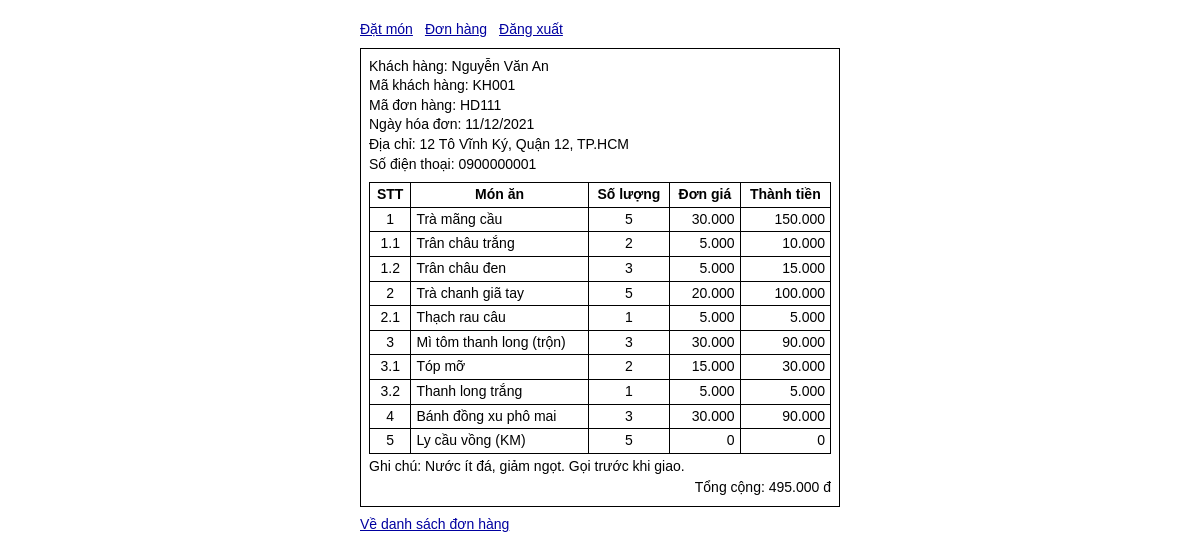
The page /hoadon.php?mahd=HD111 (signed in) on the database its author committed.
### tables this page shows
CREATE TABLE HOADON (
    MAHD VARCHAR(20) PRIMARY KEY,
    MAKH CHAR(5) NOT NULL,
    THT DECIMAL(15, 0) NOT NULL,
    NGAYHD DATE NOT NULL,
    GHICHU VARCHAR(500) NOT NULL DEFAULT '',
    FOREIGN KEY (MAKH) REFERENCES KHACHHANG (MAKH)
);

CREATE TABLE KHACHHANG (
    MAKH CHAR(5) PRIMARY KEY,
    HO VARCHAR(60) NOT NULL,
    TEN VARCHAR(30) NOT NULL,
    NGAYSINH DATE,
    DIACHI VARCHAR(255) NOT NULL,
    SDT VARCHAR(20) NOT NULL
);

CREATE TABLE MONAN (
    MAMA CHAR(4) PRIMARY KEY,
    TENMA VARCHAR(100) NOT NULL,
    DONGIA DECIMAL(10, 0) NOT NULL CHECK (DONGIA >= 0),
    LOAIMA ENUM('Món ăn', 'Topping món ăn', 'Nước uống', 'Topping nước uống', 'Khuyến mãi') NOT NULL
);

CREATE TABLE CTHD (
    MACT INT UNSIGNED AUTO_INCREMENT PRIMARY KEY,
    MAHD VARCHAR(20) NOT NULL,
    MAMA CHAR(4) NOT NULL,
    MAK CHAR(4),
    SL INT UNSIGNED NOT NULL CHECK (SL BETWEEN 1 AND 999),
    DONGIA DECIMAL(10, 0) NOT NULL,
    FOREIGN KEY (MAHD) REFERENCES HOADON (MAHD) ON DELETE CASCADE,
    FOREIGN KEY (MAMA) REFERENCES MONAN (MAMA),
    FOREIGN KEY (MAK) REFERENCES MONAN (MAMA)
);

### hoadon.php (the view, shortened to what this page needs)
<?php
require 'chung.php';
$taiKhoan = yeuCauDangNhap();
require 'connect.php';
$maHD = (string) filter_input(INPUT_GET, 'mahd');
$sql = 'SELECT hd.MAHD, hd.MAKH, hd.NGAYHD, hd.THT, hd.GHICHU,
               CONCAT(kh.HO, " ", kh.TEN) AS HOTEN, kh.DIACHI, kh.SDT,
               ct.MAMA, ct.MAK, ct.SL, ct.DONGIA, m.TENMA
        FROM HOADON hd
        JOIN KHACHHANG kh ON kh.MAKH = hd.MAKH
        LEFT JOIN CTHD ct ON ct.MAHD = hd.MAHD
        LEFT JOIN MONAN m ON m.MAMA = ct.MAMA
        WHERE hd.MAHD = ?';
if ($taiKhoan['QUANLY']) {
    $stmt = $connect->prepare($sql . ' ORDER BY ct.MACT');
    $stmt->bind_param('s', $maHD);
} else {
    $stmt = $connect->prepare($sql . ' AND hd.MAKH = ? ORDER BY ct.MACT');
    $stmt->bind_param('ss', $maHD, $taiKhoan['MAKH']);
}
$stmt->execute();
$cacDong = $stmt->get_result()->fetch_all(MYSQLI_ASSOC);
$hoaDon = $cacDong[0] ?? null;
$monChinh = [];
$topping = [];
foreach ($cacDong as $dong) {
    if ($dong['MAK'] === null) {
        $monChinh[] = $dong;
    } else {
        $topping[$dong['MAK']][] = $dong;
    }
}
?>
<div class="khung">
    <dl class="thong-tin">
        <div><dt>Khách hàng:</dt> <dd><?= h($hoaDon['HOTEN']) ?></dd></div>
        <div><dt>Mã khách hàng:</dt> <dd><?= h($hoaDon['MAKH']) ?></dd></div>
        <div><dt>Mã đơn hàng:</dt> <dd><?= h($hoaDon['MAHD']) ?></dd></div>
        <div><dt>Ngày hóa đơn:</dt> <dd><?= ngay($hoaDon['NGAYHD']) ?></dd></div>
        <div><dt>Địa chỉ:</dt> <dd><?= h($hoaDon['DIACHI']) ?></dd></div>
        <div><dt>Số điện thoại:</dt> <dd><?= h($hoaDon['SDT']) ?></dd></div>
    </dl>
    <div class="bang-cuon">
        <table>
            <thead>
                <tr><th scope="col">STT</th><th scope="col">Món ăn</th><th scope="col">Số lượng</th><th scope="col">Đơn giá</th><th scope="col">Thành tiền</th></tr>
            </thead>
            <?php foreach ($monChinh as $viTri => $mon): ?>
                <?php $cacDongMon = array_merge([$mon], $topping[$mon['MAMA']] ?? []); ?>
                <tbody>
                    <?php foreach ($cacDongMon as $viTriKem => $dong): ?>
                        <tr class="<?= $viTriKem ? 'topping' : 'mon-chinh' ?>">
                            <td><?= $viTri + 1 ?><?= $viTriKem ? '.' . $viTriKem : '' ?></td>
                            <th scope="row"><?= h($dong['TENMA']) ?></th>
                            <td class="so"><?= h($dong['SL']) ?></td>
                            <td class="so"><?= tien($dong['DONGIA']) ?></td>
                            <td class="so"><?= tien((int) $dong['DONGIA'] * (int) $dong['SL']) ?></td>
                        </tr>
                    <?php endforeach; ?>
                </tbody>
            <?php endforeach; ?>
        </table>
    </div>
    <?php if ($hoaDon['GHICHU'] !== ''): ?>
        <p class="ghi-chu">Ghi chú: <?= h($hoaDon['GHICHU']) ?></p>
    <?php endif; ?>
    <p class="tong-hoa-don">Tổng cộng: <?= tien($hoaDon['THT']) ?> đ</p>
</div>
<p><a href="donhang.php?makh=<?= rawurlencode($hoaDon['MAKH']) ?>">Về danh sách đơn hàng</a></p>

### style.css (style rules this page uses)
* { box-sizing: border-box; }
body { margin: 0; padding: 12px; font: 14px/1.4 Arial, sans-serif; color: black; background: white; }
p { margin: 8px 0; }
.khung { padding: 8px; border: 1px solid black; }
a, .lien-ket { color: #0000a0; }
.bang-cuon { overflow-x: auto; }
table { width: 100%; border-collapse: collapse; }
th, td { padding: 2px 5px; border: 1px solid black; }
tbody th { text-align: left; font-weight: normal; }
.trang-don-hang tbody td:first-child, .trang-hoa-don tbody td:first-child { text-align: center; }
.trang-hoa-don td:nth-child(3) { text-align: center; }
.topping th { padding-left: 15px; }
.trang-hoa-don .topping th { padding-left: 5px; }
.so { text-align: right; white-space: nowrap; }
.thong-tin { margin: 0 0 8px; }
.thong-tin div { overflow-wrap: anywhere; }
.thong-tin dt, .thong-tin dd { display: inline; margin: 0; }
.ghi-chu { margin: 3px 0 0; white-space: pre-wrap; overflow-wrap: anywhere; }
.tong-hoa-don { margin: 2px 0 0; text-align: right; }

### rows shown on the page
hoadon: MAKH "KH001", MAHD "HD111", NGAYHD "11/12/2021", monan.TENMA "Trà mãng cầu", cthd.SL "5", cthd.DONGIA "30.000", cthd.DONGIA+SL "150.000", viTriKem "1", monan.TENMA "Trân châu trắng", cthd.SL "2", cthd.DONGIA "5.000", cthd.DONGIA+SL "10.000", viTriKem "2", monan.TENMA "Trân châu đen", cthd.SL "3", cthd.DONGIA+SL "15.000", monan.TENMA "Trà chanh giã tay", cthd.DONGIA "20.000", cthd.DONGIA+SL "100.000", monan.TENMA "Thạch rau câu", cthd.SL "1", cthd.DONGIA+SL "5.000", monan.TENMA "Mì tôm thanh long (trộn)", cthd.DONGIA+SL "90.000", monan.TENMA "Tóp mỡ", cthd.DONGIA "15.000", cthd.DONGIA+SL "30.000", monan.TENMA "Thanh long trắng", monan.TENMA "Bánh đồng xu phô mai", monan.TENMA "Ly cầu vồng (KM)", cthd.DONGIA "0", GHICHU "Nước ít đá, giảm ngọt. Gọi trước khi giao.", THT "495.000"
khachhang: DIACHI "12 Tô Vĩnh Ký, Quận 12, TP.HCM", SDT "0900000001"

### other values the page prints
$hoaDon['HOTEN'] "Nguyễn Văn An"
